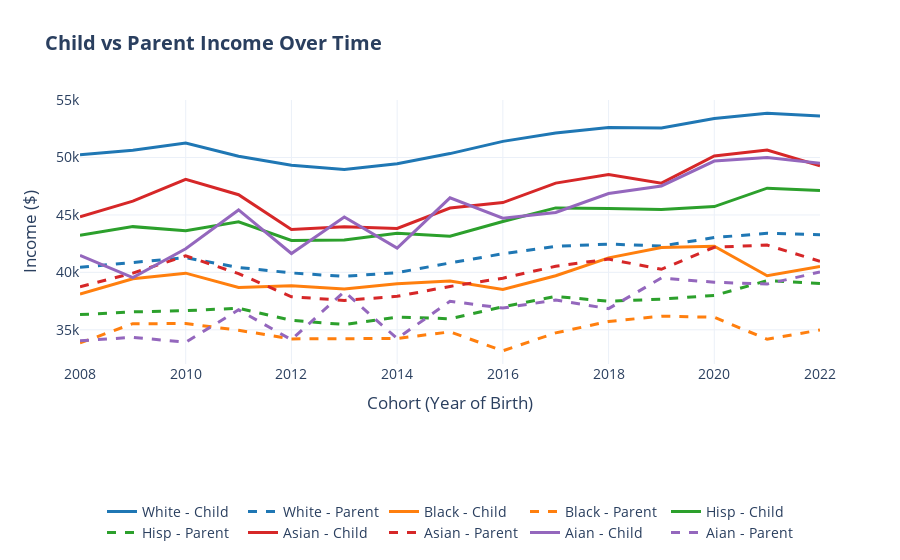

Notebook cell for this chart:
### Code cell
races = ["white", "black", "hisp", "asian", "aian"]
colors = ['#1f77b4', '#ff7f0e', '#2ca02c', '#d62728', '#9467bd']
fig = go.Figure()

for i, race in enumerate(races):
    fig.add_trace(go.Scatter(
        x=income_demographics["cohort"],
        y=income_demographics[f"kfi_{race}_pooled_p100"],
        name=f"{race.capitalize()} - Child",
        mode="lines",
        line=dict(color=colors[i], width=3)
    ))
    fig.add_trace(go.Scatter(
        x=income_demographics["cohort"],
        y=income_demographics[f"kii_{race}_pooled_p100"],
        name=f"{race.capitalize()} - Parent",
        mode="lines",
        line=dict(color=colors[i], width=3, dash="dash")
    ))

fig.update_layout(
    title="<b>Child vs Parent Income Over Time</b>",
    xaxis_title="Cohort (Year of Birth)",
    yaxis_title="Income ($)",
    template="plotly_white",
    font=dict(size=14),
    legend=dict(orientation="h", yanchor="bottom", y=-0.70, xanchor="center", x=0.5)
)

### Figure 1 — Plotly figure (JSON) as saved in the notebook; plotly's stock layout.template omitted (floating-point values rounded to 4 significant figures)
{"data": [{"line": {"color": "#1f77b4", "width": 3}, "mode": "lines", "name": "White - Child", "type": "scatter", "x": [2008, 2009, 2010, 2011, 2012, 2013, 2014, 2015, 2016, 2017, 2018, 2019, 2020, 2021, 2022], "y": [50240.0, 50620.0, 51260.0, 50110.0, 49320.0, 48950.0, 49460.0, 50340.0, 51400.0, 52140.0, 52620.0, 52570.0, 53390.0, 53860.0, 53620.0]}, {"line": {"color": "#1f77b4", "dash": "dash", "width": 3}, "mode": "lines", "name": "White - Parent", "type": "scatter", "x": [2008, 2009, 2010, 2011, 2012, 2013, 2014, 2015, 2016, 2017, 2018, 2019, 2020, 2021, 2022], "y": [40440.0, 40850.0, 41280.0, 40430.0, 39950.0, 39650.0, 39980.0, 40820.0, 41620.0, 42260.0, 42460.0, 42300.0, 43030.0, 43400.0, 43280.0]}, {"line": {"color": "#ff7f0e", "width": 3}, "mode": "lines", "name": "Black - Child", "type": "scatter", "x": [2008, 2009, 2010, 2011, 2012, 2013, 2014, 2015, 2016, 2017, 2018, 2019, 2020, 2021, 2022], "y": [38120.0, 39440.0, 39930.0, 38690.0, 38820.0, 38560.0, 39010.0, 39260.0, 38500.0, 39710.0, 41260.0, 42170.0, 42280.0, 39710.0, 40520.0]}, {"line": {"color": "#ff7f0e", "dash": "dash", "width": 3}, "mode": "lines", "name": "Black - Parent", "type": "scatter", "x": [2008, 2009, 2010, 2011, 2012, 2013, 2014, 2015, 2016, 2017, 2018, 2019, 2020, 2021, 2022], "y": [33850.0, 35530.0, 35540.0, 34960.0, 34210.0, 34210.0, 34250.0, 34820.0, 33170.0, 34730.0, 35730.0, 36190.0, 36090.0, 34180.0, 34980.0]}, {"line": {"color": "#2ca02c", "width": 3}, "mode": "lines", "name": "Hisp - Child", "type": "scatter", "x": [2008, 2009, 2010, 2011, 2012, 2013, 2014, 2015, 2016, 2017, 2018, 2019, 2020, 2021, 2022], "y": [43220.0, 43980.0, 43620.0, 44400.0, 42780.0, 42810.0, 43400.0, 43140.0, 44420.0, 45610.0, 45570.0, 45480.0, 45730.0, 47330.0, 47130.0]}, {"line": {"color": "#2ca02c", "dash": "dash", "width": 3}, "mode": "lines", "name": "Hisp - Parent", "type": "scatter", "x": [2008, 2009, 2010, 2011, 2012, 2013, 2014, 2015, 2016, 2017, 2018, 2019, 2020, 2021, 2022], "y": [36320.0, 36560.0, 36670.0, 36880.0, 35830.0, 35460.0, 36100.0, 35960.0, 37000.0, 37910.0, 37490.0, 37670.0, 37990.0, 39280.0, 39030.0]}, {"line": {"color": "#d62728", "width": 3}, "mode": "lines", "name": "Asian - Child", "type": "scatter", "x": [2008, 2009, 2010, 2011, 2012, 2013, 2014, 2015, 2016, 2017, 2018, 2019, 2020, 2021, 2022], "y": [44830.0, 46200.0, 48110.0, 46760.0, 43730.0, 43980.0, 43820.0, 45600.0, 46080.0, 47770.0, 48520.0, 47770.0, 50140.0, 50650.0, 49280.0]}, {"line": {"color": "#d62728", "dash": "dash", "width": 3}, "mode": "lines", "name": "Asian - Parent", "type": "scatter", "x": [2008, 2009, 2010, 2011, 2012, 2013, 2014, 2015, 2016, 2017, 2018, 2019, 2020, 2021, 2022], "y": [38740.0, 39930.0, 41440.0, 39890.0, 37870.0, 37560.0, 37920.0, 38780.0, 39490.0, 40540.0, 41160.0, 40270.0, 42180.0, 42380.0, 40970.0]}, {"line": {"color": "#9467bd", "width": 3}, "mode": "lines", "name": "Aian - Child", "type": "scatter", "x": [2008, 2009, 2010, 2011, 2012, 2013, 2014, 2015, 2016, 2017, 2018, 2019, 2020, 2021, 2022], "y": [41480.0, 39550.0, 42050.0, 45440.0, 41640.0, 44820.0, 42120.0, 46490.0, 44710.0, 45210.0, 46870.0, 47520.0, 49690.0, 50010.0, 49490.0]}, {"line": {"color": "#9467bd", "dash": "dash", "width": 3}, "mode": "lines", "name": "Aian - Parent", "type": "scatter", "x": [2008, 2009, 2010, 2011, 2012, 2013, 2014, 2015, 2016, 2017, 2018, 2019, 2020, 2021, 2022], "y": [34040.0, 34350.0, 33920.0, 36740.0, 34140.0, 38330.0, 34240.0, 37490.0, 36890.0, 37590.0, 36840.0, 39510.0, 39140.0, 38980.0, 40040.0]}], "layout": {"font": {"size": 14}, "legend": {"orientation": "h", "x": 0.5, "xanchor": "center", "y": -0.7, "yanchor": "bottom"}, "title": {"text": "<b>Child vs Parent Income Over Time</b>"}, "xaxis": {"title": {"text": "Cohort (Year of Birth)"}}, "yaxis": {"title": {"text": "Income ($)"}}}}
